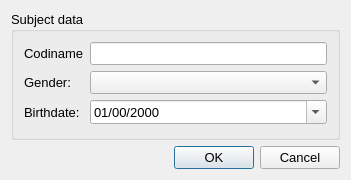
<?xml version="1.0" encoding="UTF-8"?>
<ui version="4.0">
 <class>Patient</class>
 <widget class="QDialog" name="Patient">
  <property name="geometry">
   <rect>
    <x>0</x>
    <y>0</y>
    <width>351</width>
    <height>180</height>
   </rect>
  </property>
  <property name="font">
   <font>
    <pointsize>10</pointsize>
   </font>
  </property>
  <property name="windowTitle">
   <string>Patient data</string>
  </property>
  <property name="modal">
   <bool>true</bool>
  </property>
  <layout class="QGridLayout" name="gridLayout">
   <item row="0" column="0">
    <widget class="QGroupBox" name="groupBox">
     <property name="title">
      <string>Subject data</string>
     </property>
     <layout class="QGridLayout" name="gridLayout_2">
      <property name="leftMargin">
       <number>10</number>
      </property>
      <property name="topMargin">
       <number>10</number>
      </property>
      <property name="rightMargin">
       <number>10</number>
      </property>
      <property name="bottomMargin">
       <number>10</number>
      </property>
      <item row="0" column="0">
       <widget class="QLabel" name="label">
        <property name="text">
         <string>Codiname</string>
        </property>
       </widget>
      </item>
      <item row="0" column="1">
       <widget class="QLineEdit" name="nameLineEdit"/>
      </item>
      <item row="1" column="0">
       <widget class="QLabel" name="label_2">
        <property name="text">
         <string>Gender:</string>
        </property>
       </widget>
      </item>
      <item row="1" column="1">
       <widget class="QComboBox" name="genderComboBox">
        <property name="focusPolicy">
         <enum>Qt::StrongFocus</enum>
        </property>
        <property name="currentText">
         <string/>
        </property>
        <property name="currentIndex">
         <number>0</number>
        </property>
        <item>
         <property name="text">
          <string/>
         </property>
        </item>
        <item>
         <property name="text">
          <string>Male</string>
         </property>
        </item>
        <item>
         <property name="text">
          <string>Female</string>
         </property>
        </item>
       </widget>
      </item>
      <item row="2" column="0">
       <widget class="QLabel" name="label_3">
        <property name="text">
         <string>Birthdate:</string>
        </property>
       </widget>
      </item>
      <item row="2" column="1">
       <widget class="QDateEdit" name="dateEdit">
        <property name="dateTime">
         <datetime>
          <hour>0</hour>
          <minute>0</minute>
          <second>0</second>
          <year>2000</year>
          <month>1</month>
          <day>1</day>
         </datetime>
        </property>
        <property name="displayFormat">
         <string>dd/mm/yyyy</string>
        </property>
        <property name="calendarPopup">
         <bool>true</bool>
        </property>
       </widget>
      </item>
     </layout>
    </widget>
   </item>
   <item row="1" column="0">
    <widget class="QDialogButtonBox" name="buttonBox">
     <property name="focusPolicy">
      <enum>Qt::StrongFocus</enum>
     </property>
     <property name="orientation">
      <enum>Qt::Horizontal</enum>
     </property>
     <property name="standardButtons">
      <set>QDialogButtonBox::Cancel|QDialogButtonBox::Ok</set>
     </property>
    </widget>
   </item>
  </layout>
 </widget>
 <resources/>
 <connections>
  <connection>
   <sender>buttonBox</sender>
   <signal>accepted()</signal>
   <receiver>Patient</receiver>
   <slot>accept()</slot>
   <hints>
    <hint type="sourcelabel">
     <x>248</x>
     <y>254</y>
    </hint>
    <hint type="destinationlabel">
     <x>157</x>
     <y>274</y>
    </hint>
   </hints>
  </connection>
  <connection>
   <sender>buttonBox</sender>
   <signal>rejected()</signal>
   <receiver>Patient</receiver>
   <slot>reject()</slot>
   <hints>
    <hint type="sourcelabel">
     <x>316</x>
     <y>260</y>
    </hint>
    <hint type="destinationlabel">
     <x>286</x>
     <y>274</y>
    </hint>
   </hints>
  </connection>
 </connections>
</ui>
